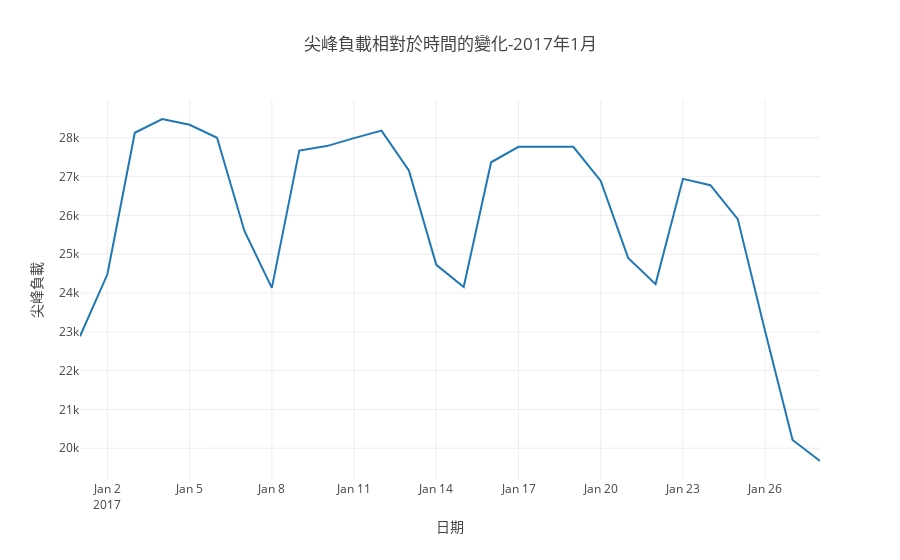

The notebook cell saved with this chart:
### Markdown cell above
若只觀察 2017 年 1 月的資料，可以很清楚地觀察的這個週期。

例如：1/7 與 1/8 是週末，尖峰負載大幅降低，但 1/9 是工作日，尖峰負載又大幅上升。

### Code cell
time_range = pd.date_range('2017-01-01', periods=28, freq='D')
trace = go.Scatter(x=time_range, y=df['尖峰負載(MW)'])
layout = go.Layout(
    title = '尖峰負載相對於時間的變化-2017年1月',
    xaxis = dict(title = '日期'),
    yaxis = dict(title = '尖峰負載')
)
fig = go.Figure(data=[trace], layout=layout)
iplot(fig)

### Figure 1 — Plotly figure (JSON) as saved in the notebook; plotly's stock layout.template omitted (floating-point values rounded to 4 significant figures; data arrays with more than 128 entries replaced by an {"elided": "..."} marker saying what was removed)
{"data": [{"type": "scatter", "uid": "84d5830e-15ea-488e-98f2-67048b1f66c3", "x": ["2017-01-01", "2017-01-02", "2017-01-03", "2017-01-04", "2017-01-05", "2017-01-06", "2017-01-07", "2017-01-08", "2017-01-09", "2017-01-10", "2017-01-11", "2017-01-12", "2017-01-13", "2017-01-14", "2017-01-15", "2017-01-16", "2017-01-17", "2017-01-18", "2017-01-19", "2017-01-20", "2017-01-21", "2017-01-22", "2017-01-23", "2017-01-24", "2017-01-25", "2017-01-26", "2017-01-27", "2017-01-28"], "y": {"elided": "789 int values"}}], "layout": {"title": {"text": "尖峰負載相對於時間的變化-2017年1月"}, "xaxis": {"title": {"text": "日期"}}, "yaxis": {"title": {"text": "尖峰負載"}}}}
